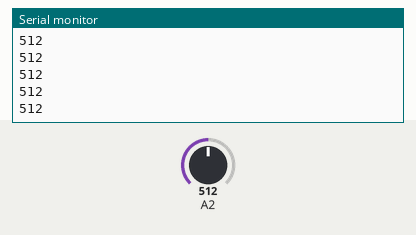
Bench run of a sketch on a simulated Arduino Uno, built with avr-gcc and run on an emulated ATmega328P. Shown: the last lines printed to the serial monitor. Inputs (shaded band) come from the test bench; at power-on: A2 = 512.

Above: at 1.2 s.
1.3 s: A2 set to 716
At 2.3 s:
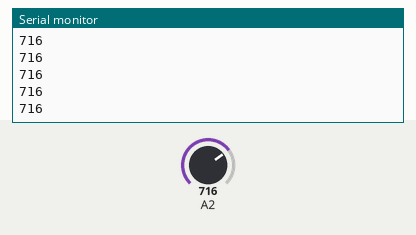
2.8 s: A2 set to 900
At 3.5 s:
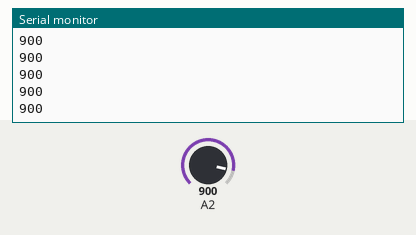
Timing chart, 0 to 5.8 s (numbered marks = the images above; inputs shaded):
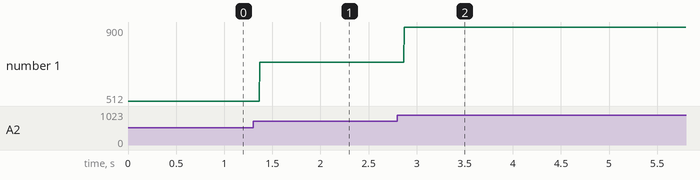

The sketch:

uv_sensor.ino
```cpp
void setup() {
  pinMode(A2,INPUT);
  Serial.begin(9600);

}
int i;

void loop() {
  i=analogRead(A2);
  Serial.println(i);
}
```

Measured:
- after the input at 1.3 s, the serial monitor: prints a new line after 0.07 s (image 1)
- after the input at 2.8 s, the serial monitor: prints a new line after 0.07 s (image 2)
- plotted number 1: 512 → 716 after the input at 1.3 s, 716 → 900 after the input at 2.8 s
